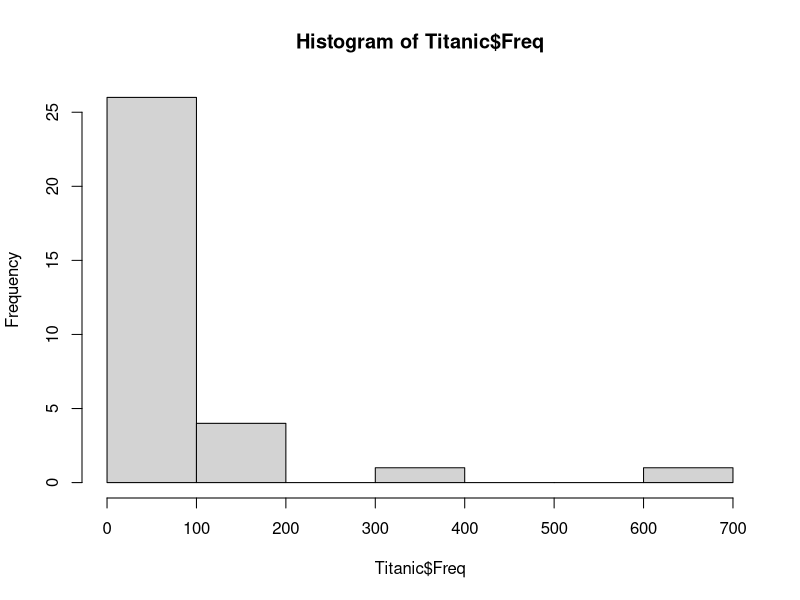

The R script that drew this image: (Note: this script raises an error after producing the figure.)
##############################################
## Introductory Data Science for Innovation ##
##            Seminar 1                     ##
##        By David Eggleton                 ##
##############################################


#---------------------------
# 1. Do simple computations
#---------------------------
# Simple computation (replace the __ with any number. Try it in the Console too. Remember it's Ctrl + Enter to run a single line)
# addition
# subtraction
# multiplication
# division

#--------------------------------------------
# 2. Use variables (a) in cummulative steps
#--------------------------------------------
# Assign a result to a variable (replace the __)

# assign the value 1 to a. Key command for <- is 'Alt'/'Option' + '-'

# add 1 to a and assign it back to a

# subtract a from 10 and assign it back to a

# multiply a by 4 and assign it back to a

# divide a by 2 and reassign it back to a

# Create a new variable for the 'expected value of a' and set it equal to 16


# Check if value of a is right (if it returns true you are right, if false you are wrong). 


# Check the value of a


# Go back in code and assign a different value to a (such as 10 or 5)
# and rerun the code above

#-----------------------------------
# 3. Load and observe a data set
#-----------------------------------
rm(list=ls())     #clear all previous data from the environment
data(Titanic)     # load the Titanic data
Titanic <- as.data.frame(Titanic)   # Transform the Titanic data into a dataframe

hist(Titanic$Freq) # create an histogram of the number of death by categories
                    
# Exercise - using the code above
# 1. clear all the previous data from the environment
# 2. load the data called iris
# 3. look the at the size of the dataset and what are the variables in use
# 4. plot (using the 'plot' function) how many items there is in each species (using the column species)


#----------------------------------------
# 4. Work with packages
#----------------------------------------
# Install a library
install.packages("tidyverse")  # install a package -> use quotation marks
library(tidyverse)             # load a package -> without quotation

